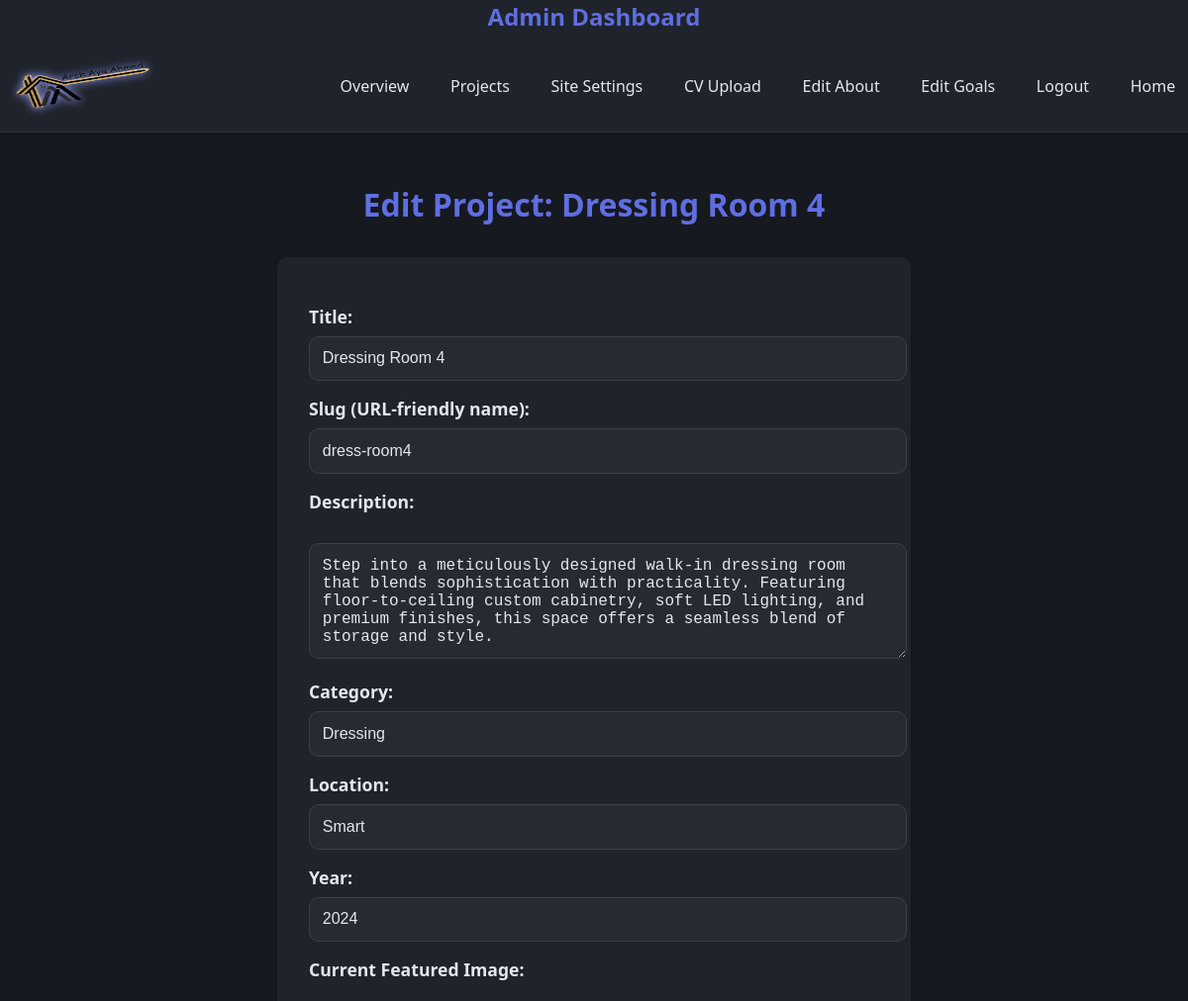
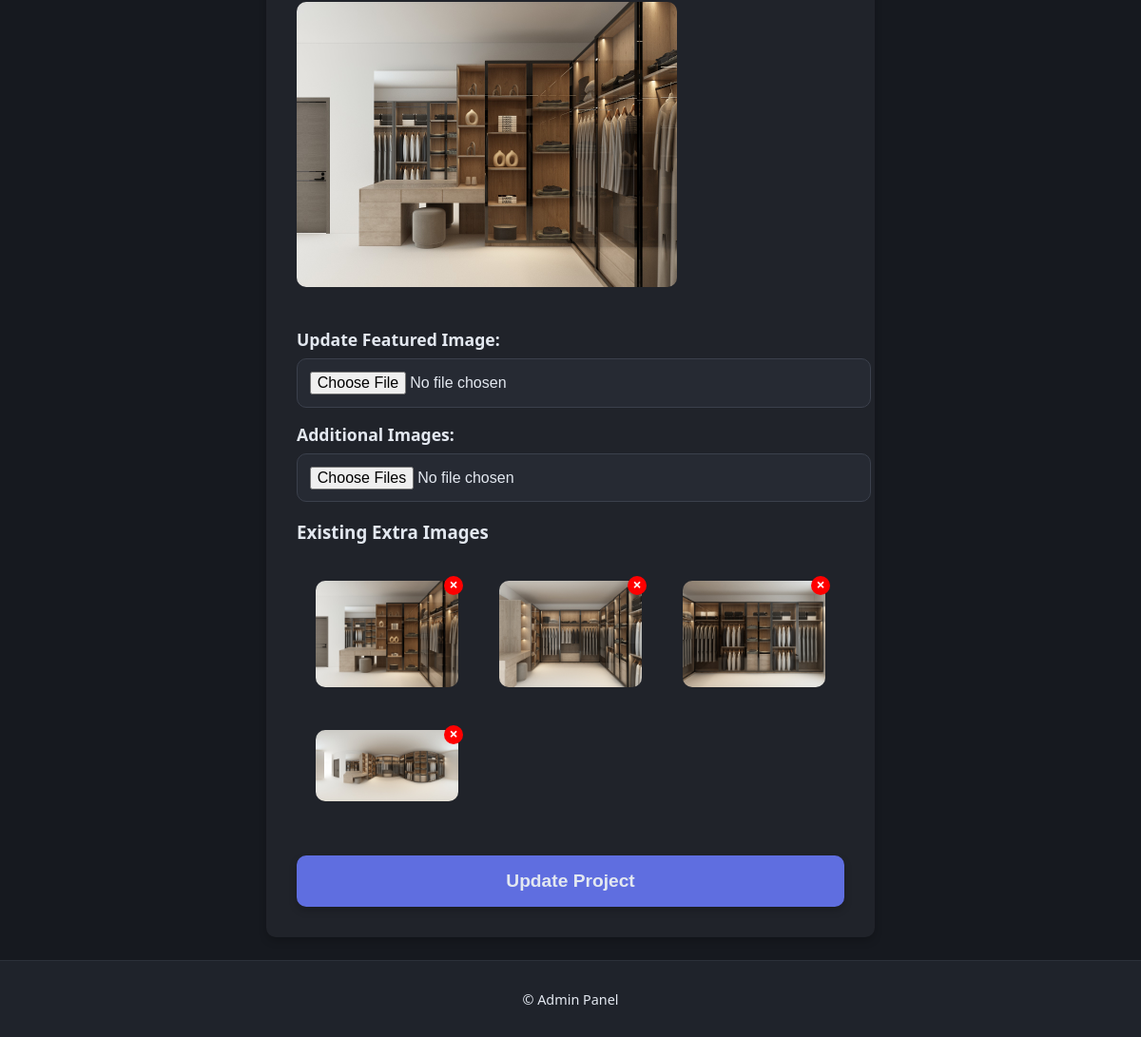
The app's page /dashboard/projects/edit/9/ (signed in) with its own data (2 pictures, top to bottom).
### core/models.py (models this page shows, shortened)
class SiteSettings(models.Model):
    site_title = models.CharField(max_length=100, default="Architect Portfolio")
    logo = models.ImageField(upload_to='site/', null=True, blank=True)
    favicon = models.ImageField(upload_to='site/', null=True, blank=True)
    email = models.EmailField(null=True, blank=True)
    phone = models.CharField(max_length=20, null=True, blank=True)
    address = models.TextField(null=True, blank=True)
    about_me = models.TextField(null=True, blank=True)
    social_facebook = models.URLField(null=True, blank=True)
    social_instagram = models.URLField(null=True, blank=True)
    social_linkedin = models.URLField(null=True, blank=True)

class Project(models.Model):
    title = models.CharField(max_length=200)
    slug = models.SlugField(unique=True,blank=True)
    description = models.TextField()
    category = models.CharField(max_length=100)
    location = models.CharField(max_length=200)
    year = models.PositiveIntegerField()
    featured_image = models.ImageField(upload_to='projects/')
    images = models.ManyToManyField('ProjectImage', related_name='project_images', blank=True)
    tags = models.CharField(max_length=200, help_text="Comma-separated tags (e.g., residential, modern)")
    created_at = models.DateTimeField(auto_now_add=True)
    updated_at = models.DateTimeField(auto_now=True)

class ProjectImage(models.Model):
    image = models.ImageField(upload_to='projects/extra')
    project = models.ForeignKey(Project, on_delete=models.CASCADE, related_name='extra_images')

### dashboard/views.py (the view, shortened to what this page needs)
# urls.py: path('projects/edit/<int:project_id>/', views.dashboard_project_edit, name='dashboard_project_edit'),
def dashboard_project_edit(request, project_id):
    if not request.user.is_authenticated or not request.user.is_superuser:
        messages.error(request, 'You must be logged in to access this page.')
        return redirect('dashboard_login')
    try:
        project = Project.objects.get(id=project_id)
    except Project.DoesNotExist:
        messages.error(request, 'Project not found.')
        return redirect('dashboard_projects')
    extra_images = project.extra_images.all()  # Get related extra images
    return render(request, 'dashboard/projects/edit.html', {
        'project': project,
        'extra_images': extra_images,
        'page_title': f'Edit Project: {project.title}',
        'site_settings': site_settings
    })

### architect_portfolio/templates/dashboard/projects/edit.html (shortened to what this page needs)
{% extends "dashboard/base.html" %}
{% load static %}
{% block styles %}
<link rel="stylesheet" href="{% static 'css/dashboard/edit_projects.css' %}">
{% endblock %}
{% block content %}
<h2>{{ page_title }}</h2>
<form method="post" enctype="multipart/form-data">
    <label>Title:</label>
    <input type="text" name="title" value="{{ project.title }}" required><br>
    <label>Slug (URL-friendly name):</label>
    <input type="text" name="slug" value="{{ project.slug }}" required><br>
    <label>Description:</label><br>
    <textarea name="description" rows="5" required>{{ project.description }}</textarea><br>
    <label>Category:</label>
    <input type="text" name="category" value="{{ project.category }}" required><br>
    <label>Location:</label>
    <input type="text" name="location" value="{{ project.location }}" required><br>
    <label>Year:</label>
    <input type="number" name="year" value="{{ project.year }}" required><br>
    <label>Current Featured Image:</label><br>
    {% if project.featured_image %}
        <img src="{{ project.featured_image.url }}" alt="Featured Image" style="max-width: 400px; height: auto;"><br><br>
    {% else %}
        No featured image.
    {% endif %}
    <label>Update Featured Image:</label>
    <input type="file" name="featured_image" accept="image/*"><br>
    <label>Additional Images:</label>
    <input type="file" name="images" accept="image/*" multiple><br>
{% if extra_images %}
    <h3>Existing Extra Images</h3>
    <div class="existing-images">
        {% for img in extra_images %}
            <div class="image-wrapper" style="display: inline-block; margin: 10px; position: relative;">
                <img src="{{ img.image.url }}" alt="Extra Image" style="max-width: 150px; height: auto;">
                <a href="{% url 'dashboard_project_image_delete' img.id %}"
                   onclick="return confirm('Are you sure you want to delete this image?')"
                   class="btn-delete-image"
                   style="position: absolute; top: 5px; right: 5px; background: red; color: white; border-radius: 50%; width: 20px; height: 20px; text-align: center; text-decoration: none;">&times;</a>
            </div>
        {% endfor %}
    </div>
{% endif %}
    <button type="submit">Update Project</button>
</form>
{% endblock %}

### architect_portfolio/templates/dashboard/base.html (shortened to what this page needs)
{% load static %}
<!DOCTYPE html>
<html lang="en">
<head>
    <link rel="stylesheet" href="{% static 'css/dashboard.css' %}">
    {% block styles %}{% endblock %}
</head>
<body class="dashboard">
    <header class="dashboard-header">
        <h2>Admin Dashboard</h2>
        <div class="container">
            <div class="logo">
                {% if site_settings.logo %}
                    <img src="{{ site_settings.logo.url }}" alt="Logo" width="100">
                {% else %}
                    <h2>{{ site_settings.site_title }}</h2>
                {% endif %}
            </div>
            <nav>
                <a href="{% url 'dashboard_home' %}">Overview</a>
                <a href="{% url 'dashboard_projects' %}">Projects</a>
                <a href="{% url 'dashboard_settings' %}">Site Settings</a>
                <a href="{% url 'dashboard_cv_upload' %}">CV Upload</a>
                <a href="{% url 'dashboard_about_edit' %}">Edit About </a>
                <a href="{% url 'dashboard_goals_edit' %}">Edit Goals</a>
                <a href="{% url 'dashboard_logout' %}">Logout</a>
                <a href="{% url 'homepage' %}">Home</a>
            </nav>
        </div>
    </header>
    <main class="dashboard-main">
        <div class="container">
            {% block content %}
            {% endblock %}
        </div>
    </main>
    <footer class="dashboard-footer">
        <p>&copy; {{ site_title }} Admin Panel</p>
    </footer>
</body>
</html>

### architect_portfolio/static/css/dashboard.css (style rules this page uses)
:root { --dash-bg: #16191f; --dash-bg-alt: #1f232b; --dash-text: #e3e8f0; --dash-primary: #5f6ee0; --dash-primary-hover: #7d89f5; --dash-secondary: #39445a; --dash-accent: #9d77c3; --dash-border: #2c313a; --dash-success: #54d38b; --dash-error: #f36b6b; --dash-warning: #f7b955; --dash-info: #67c3f3; --dash-card-bg: #20232a; --dash-hover-bg: #282c34; --dash-input-bg: #262a33; --dash-input-border: #3b404c; --dash-shadow: rgba(0, 0, 0, 0.2); --dash-glow: #8f9dfb; --dash-font: 'Segoe UI', sans-serif; --dash-radius: 10px; --dash-transition: 0.3s ease-in-out; --dash-padding: 1.5rem; }
.dashboard { background-color: var(--dash-bg); color: var(--dash-text); font-family: var(--dash-font); margin: 0; padding: 0; }
.container { max-width: 1200px; margin: 0 auto; }
.dashboard-header { background-color: var(--dash-bg-alt); border-bottom: 1px solid var(--dash-border); box-shadow: 0 2px 5px var(--dash-shadow); position: sticky; top: 0; z-index: 1000; text-align: center; }
.dashboard-header .container { display: flex; justify-content: space-between; align-items: center; }
.dashboard-header .logo { display: flex; align-items: center; gap: 1rem; }
.dashboard-header .logo img { filter: drop-shadow(0px 0px 5px var(--dash-glow)); max-height: 100px; width: 160px; }
.dashboard-header h2 { margin: 0; font-size: 1.5rem; color: var(--dash-primary); }
.dashboard-header nav { display: flex; flex-wrap: wrap; gap: 1rem; margin-top: 0.5rem; }
.dashboard-header nav a { color: var(--dash-text); text-decoration: none; padding: 0.4rem 0.8rem; border-radius: var(--dash-radius); transition: var(--dash-transition); background-color: transparent; }
.dashboard-main { background-color: var(--dash-bg); padding: var(--dash-padding); }
.dashboard-footer { background-color: var(--dash-bg-alt); border-top: 1px solid var(--dash-border); text-align: center; padding: 1rem; font-size: 0.9rem; color: var(--dash-text); }

### architect_portfolio/static/css/dashboard/edit_projects.css (style rules this page uses)
:root { --dash-bg: #16191f; --dash-bg-alt: #1f232b; --dash-text: #e3e8f0; --dash-primary: #5f6ee0; --dash-primary-hover: #7d89f5; --dash-secondary: #39445a; --dash-accent: #9d77c3; --dash-border: #2c313a; --dash-success: #54d38b; --dash-error: #f36b6b; --dash-warning: #f7b955; --dash-info: #67c3f3; --dash-card-bg: #20232a; --dash-hover-bg: #282c34; --dash-input-bg: #262a33; --dash-input-border: #3b404c; --dash-shadow: rgba(0, 0, 0, 0.2); --dash-glow: #8f9dfb; --dash-font: 'Segoe UI', sans-serif; --dash-radius: 10px; --dash-transition: 0.3s ease-in-out; --dash-padding: 1.5rem; }
.dashboard { background-color: var(--dash-bg); color: var(--dash-text); font-family: var(--dash-font); margin: 0; padding: 0; }
h2 { text-align: center; color: var(--dash-primary); font-size: 2rem; margin-bottom: 2rem; animation: fadeIn 2s ease-in-out; }
form { background-color: var(--dash-card-bg); border-radius: var(--dash-radius); padding: 2rem; box-shadow: 0 4px 8px var(--dash-shadow); width: 50%; margin: 0 auto; animation: fadeIn 2s ease-in-out; }
label { font-size: 1.1rem; color: var(--dash-text); margin-top: 1rem; display: block; font-weight: bold; }
input, textarea { width: 100%; padding: 0.8rem; background-color: var(--dash-input-bg); border: 1px solid var(--dash-input-border); border-radius: var(--dash-radius); color: var(--dash-text); font-size: 1rem; margin-top: 0.5rem; transition: all 0.3s ease; }
img { max-width: 100%; border-radius: var(--dash-radius); }
.existing-images { display: flex; flex-wrap: wrap; justify-content: space-between; margin-top: 1rem; }
.existing-images img { max-width: 150px; height: auto; margin: 10px; }
input[type="file"] { padding: 0.8rem; background-color: var(--dash-input-bg); border: 1px solid var(--dash-input-border); border-radius: var(--dash-radius); color: var(--dash-text); cursor: pointer; transition: all 0.3s ease; }
button[type="submit"] { display: block; width: 100%; padding: 1rem; background-color: var(--dash-primary); color: var(--dash-text); border: none; border-radius: var(--dash-radius); font-size: 1.2rem; font-weight: bold; cursor: pointer; transition: all 0.3s ease; margin-top: 2rem; box-shadow: 0 4px 8px var(--dash-shadow); }
.existing-images { margin-top: 10px; }
.image-wrapper { display: inline-block; position: relative; }
.btn-delete-image { position: absolute; top: 5px; right: 5px; background-color: rgba(255, 0, 0, 0.8); color: white; width: 20px; height: 20px; line-height: 18px; text-align: center; border-radius: 50%; font-size: 16px; text-decoration: none; font-weight: bold; }

### records on screen
SiteSettings: logo (picture)
Project: title "Dressing Room 4", slug "dress-room4", description "Step into a meticulously designed walk-in dressing room that blends sophistication with practicality. Featuring floor-to-ceiling custom cabinetry, soft LED lighting, and premium finishes, this space offers a seamless blend of storage and style.", category "Dressing", location "Smart", year "2024", featured_image (picture)
ProjectImage: image (picture)
ProjectImage: image (picture)
ProjectImage: image (picture)
ProjectImage: image (picture)

### other values on screen
{{ page_title }} "Edit Project: Dressing Room 4"
